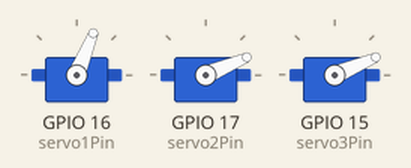
Simulated run of this sketch. Board: ESP32. On the bench: 3 × servo.

Above: at 4.0 s.
At 6.0 s:
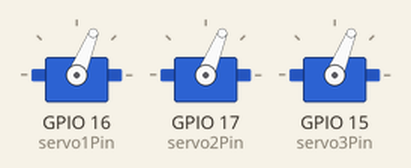
At 8.0 s:
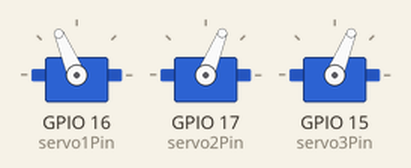
At 10.0 s:
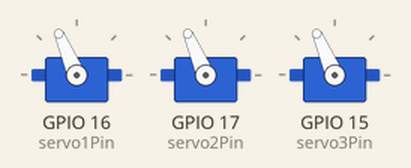
At 14.0 s:
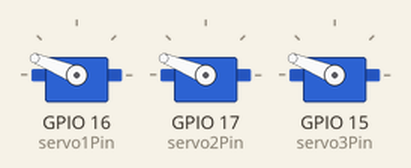
At 16.0 s:
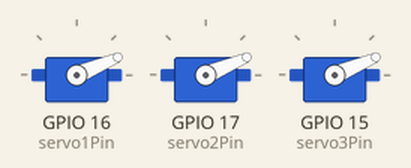
Timing chart, 0 to 17.5 s (numbered marks = the images above):
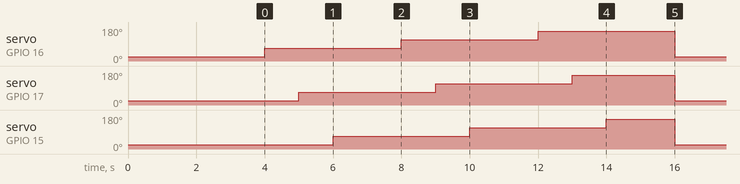

The sketch:

servo_init.ino
```cpp
#include <ESP32Servo.h>

Servo servo1;
Servo servo2;
Servo servo3;

int servo1Pin = 16;
int servo2Pin = 17;
int servo3Pin = 15;

int minUs = 500;
int maxUs = 2700;


void state_0(int servo){
  if (servo ==1) servo1.write(23);
  else if (servo ==2) servo2.write(23);
  else if (servo ==3) servo3.write(23);
}

void state_1(int servo){
  if (servo ==1) servo1.write(68);
  else if (servo ==2) servo2.write(68);
  else if (servo ==3) servo3.write(68);
  delay(1000);
}

void state_2(int servo){
  if (servo ==1) servo1.write(113);
  else if (servo ==2) servo2.write(113);
  else if (servo ==3) servo3.write(113);
  delay(1000);
}

void state_3(int servo){
  if (servo ==1) servo1.write(158);
  else if (servo ==2) servo2.write(158);
  else if (servo ==3) servo3.write(158);
  delay(1000);
}


void setup() {
  servo1.attach(servo1Pin, minUs, maxUs);
  servo2.attach(servo2Pin, minUs, maxUs);
  servo3.attach(servo3Pin, minUs, maxUs);

  for (int i = 1; i <= 3; i++)
    state_0(i);
  delay(4000);

  for (int i = 1; i <= 3; i++)
    state_1(i);
  delay(1000);

  for (int i = 1; i <= 3; i++)
    state_2(i);
  delay(1000);

  for (int i = 1; i <= 3; i++)
    state_3(i);
  delay(1000);

  for (int i = 1; i <= 3; i++)
    state_0(i);
}

void loop() {}
```

Measured:
- by itself, servo on GPIO 16 (servo1Pin): 23° → 68° at 4.0 s, → 113° 4.0 s later, → 158° 4.0 s later, → 23° 4.0 s later
- by itself, servo on GPIO 17 (servo2Pin): 23° → 68° at 5.0 s, → 113° 4.0 s later, → 158° 4.0 s later, → 23° 3.0 s later
- by itself, servo on GPIO 15 (servo3Pin): 23° → 68° at 6.0 s, → 113° 4.0 s later, → 158° 4.0 s later, → 23° 2.0 s later
